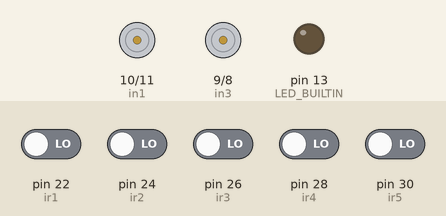
This sketch was run on a simulated Arduino Mega 2560, built with avr-gcc and run on an emulated ATmega2560. On the bench: motor-driver pin pairs drawn as motors (green arrow = first pin HIGH = forward, orange = second pin HIGH = backward, longer = more drive, scaled by the enable pin), output pins drawn as LEDs (lit = HIGH). Inputs (shaded band) come from the test bench; at power-on: pin 22 (ir1), pin 24 (ir2), pin 26 (ir3), pin 28 (ir4), pin 30 (ir5) LOW.

Above: at 1.2 s.
1.3 s: pin 22 (ir1) driven HIGH and pin 24 (ir2) driven HIGH
At 2.7 s:
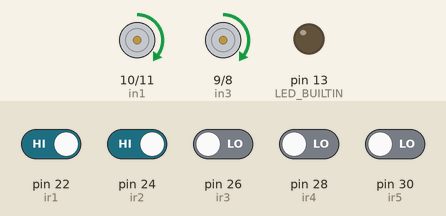
4.3 s: pin 26 (ir3) driven HIGH
At 5.4 s:
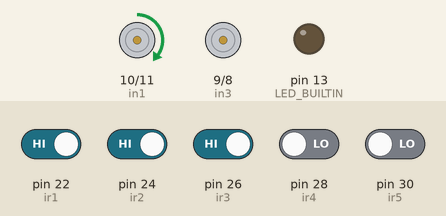
6.2 s: pin 28 (ir4) driven HIGH
At 6.5 s:
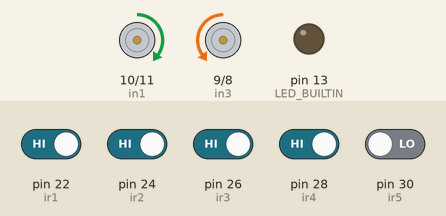
7.7 s: pin 30 (ir5) driven HIGH
At 8.9 s:
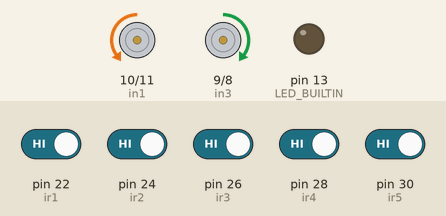
9.2 s: pin 24 (ir2) driven LOW
At 10.0 s:
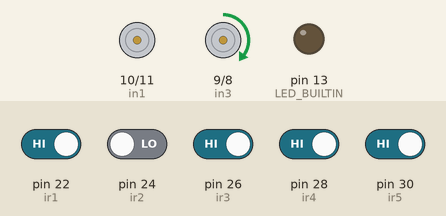
10.7 s: pin 24 (ir2) driven HIGH
At 11.1 s:
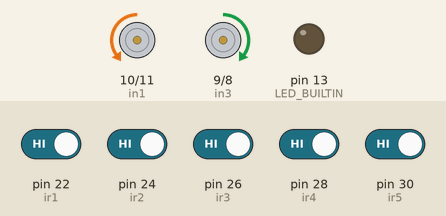
Timing chart, 0 to 13.2 s (numbered marks = the images above; inputs shaded):
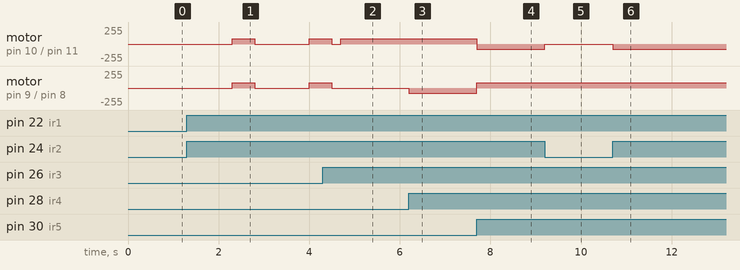

The sketch:

Maze_Finisher_Project.ino
```cpp
//Maze Finisher V.1.0::
int n = 80;
const int ir1 = 22;
const int ir2 = 24;
const int ir3 = 26;
const int ir4 = 28;
const int ir5 = 30;

const int ena = 4;
const int enb = 3;
const int in1 = 10;
const int in2 = 11;
const int in3 = 9;
const int in4 = 8;
int s1;
int s2;
int s3;
int s4;
int s5;
void setup() {
  // put your setup code here, to run once:
  pinMode(ir1, INPUT);
  pinMode(ir2, INPUT);
  pinMode(ir3, INPUT);
  pinMode(ir4, INPUT);
  pinMode(ir5, INPUT);
  pinMode(in1, OUTPUT);
  pinMode(in2, OUTPUT);
  pinMode(in3, OUTPUT);
  pinMode(in4, OUTPUT);
  pinMode(ena, OUTPUT);
  pinMode(enb, OUTPUT);
  pinMode(LED_BUILTIN, OUTPUT);

}

void loop() {
  main1();

  // put your main code here, to run repeatedly:

}

void sensorCheck() {
  s1 = digitalRead(ir1);
  s2 = digitalRead(ir2);
  s3 = digitalRead(ir3);
  s4 = digitalRead(ir4);
  s5 = digitalRead(ir5);
}

void main1() {
  sensorCheck();
  if (s1 == 1 && s2 == 1 && s3 == 0 && s4 == 1 && s5 == 1) {
    //11011 Move Forward
    moveForward();
  }
  else if (s1 == 1 && s2 == 0 && s3 == 1 && s4 == 1 && s5 == 1) {
    //NOT IMPORTANT
    slightLeft();
  }
  else if (s1 == 1 && s2 == 1 && s3 == 1 && s4 == 0 && s5 == 1) {
    //NOT IMPORTANT
    slightRight();
  }
  else if (s1 == 0 && s2 == 1 && s3 == 1 && s4 == 1 && s5 == 1) {
    //NI
    hardLeft();
  }
  else if (s1 == 1 && s2 == 1 && s3 == 1 && s4 == 1 && s5 == 0) {
    //NI
    hardRight();
  }
  else if (s1 == 1 && s2 == 1 && s3 == 1 && s4 == 0 && s5 == 0) {
    slightRight();
  }
  else if (s1 == 0 && s2 == 0 && s3 == 1 && s4 == 1 && s5 == 1) {
    slightLeft();
  }
  else if (s1 == 1 && s2 == 0 && s3 == 0 && s4 == 1 && s5 == 1) {
    slightLeft();
  }
  else if (s1 == 1 && s2 == 1 && s3 == 0 && s4 == 0 && s5 == 1) {
    slightRight();
  }
  else if (s1 == 1 && s2 == 1 && s3 == 1 && s4 == 1 && s5 == 1) {
    hardLeft();
  }

  else if (s1 == 1 && s2 == 1 && s3 == 0 && s4 == 0 && s5 == 0) {
    //11000
    fullStop();
    delay(1000);
    move1Inch();
    fullStop();
    delay(200);
    sensorCheck();
    if  (s1 == 1 && s2 == 1 && s3 == 1 && s4 == 1 && s5 == 1) {
      hardRight();
    }
    else {
      moveForward();
    }
  }

  else if (s1 == 0 && s2 == 0 && s3 == 0 && s4 == 1 && s5 == 1) {
    fullStop();
    delay(1000);
    move1Inch();
    fullStop();
    delay(200);
    sensorCheck();
    if  (s1 == 1 && s2 == 1 && s3 == 1 && s4 == 1 && s5 == 1) {
      hardLeft();
    }
    else {
      hardLeft();
      delay(700);
    }

  }

}


void moveForward() {
  analogWrite(ena, n);
  analogWrite(enb, n);

  digitalWrite(in1, HIGH);
  digitalWrite(in2, LOW);
  digitalWrite(in3, HIGH);
  digitalWrite(in4, LOW);
}
void hardLeft() {
  analogWrite(ena, n);
  analogWrite(enb, n);
  digitalWrite(in1, LOW);
  digitalWrite(in2, HIGH);
  digitalWrite(in3, HIGH);
  digitalWrite(in4, LOW);
}
void hardRight() {
  analogWrite(ena, n);
  analogWrite(enb, n);
  digitalWrite(in1, HIGH);
  digitalWrite(in2, LOW);
  digitalWrite(in3, LOW);
  digitalWrite(in4, HIGH);
}
void slightLeft() {
  analogWrite(ena, n);
  analogWrite(enb, n);
  digitalWrite(in1, LOW);
  digitalWrite(in2, LOW);
  digitalWrite(in3, HIGH);
  digitalWrite(in4, LOW);
}
void slightRight() {
  analogWrite(ena, n);
  analogWrite(enb, n);
  digitalWrite(in1, HIGH);
  digitalWrite(in2, LOW);
  digitalWrite(in3, LOW);
  digitalWrite(in4, LOW);
}

void fullStop() {
  digitalWrite(in1, LOW);
  digitalWrite(in2, LOW);
  digitalWrite(in3, LOW);
  digitalWrite(in4, LOW);
}


//FOR MAZE FINISHER
void move1Inch() {
  moveForward();
  delay(500);// Check the delay properly

}
```

Chumm.ino
```cpp
//Hey
const int IP ;
```

Measured:
- after the input at 1.3 s, motor on pin 10 (in1) / pin 11 (in2), motor on pin 9 (in3) / pin 8 (in4): stopped → forward 80/255 after 1.0 s, → stopped 0.50 s later, → forward 80/255 1.2 s later
- after the input at 4.3 s, motor on pin 9 (in3) / pin 8 (in4): goes on until 4.5 s, then stays stopped
- after the input at 6.2 s, motor on pin 9 (in3) / pin 8 (in4): stopped → backward 80/255 at once
- after the input at 7.7 s, motor on pin 10 (in1) / pin 11 (in2): forward 80/255 → backward 80/255 at once; motor on pin 9 (in3) / pin 8 (in4): backward 80/255 → forward 80/255 at once
- after the input at 9.2 s, motor on pin 10 (in1) / pin 11 (in2): backward 80/255 → stopped at once
- after the input at 10.7 s, motor on pin 10 (in1) / pin 11 (in2): stopped → backward 80/255 at once
